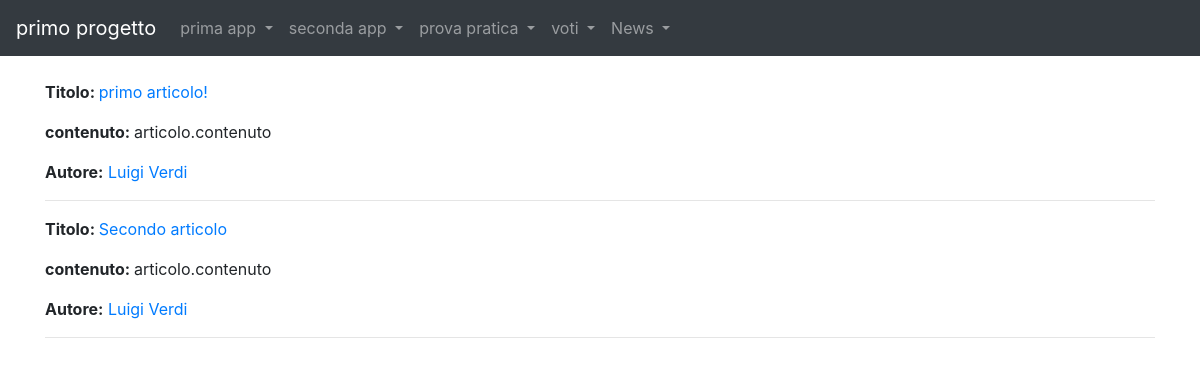
The app's page /news/giornalista/lista/ with its own data.
### news/models.py (models this page shows, shortened)
class Articolo(models.Model):
    titolo=models.CharField(max_length=100)
    contenuto=models.TextField()
    giornalista=models.ForeignKey(Giornalista,on_delete=models.CASCADE,related_name="articoli")
    visualizzazioni=models.CharField(max_length=1000)
    data=models.DateField(blank=True)
    class Meta:
        verbose_name = "Articolo"
        verbose_name_plural = "Articoli"

class Giornalista(models.Model):
    nome=models.CharField(max_length=20)
    cognome=models.CharField(max_length=20)
    anno_di_nascita=models.DateField(blank=True)
    def __str__(self):
        return self.nome + " " + self.cognome
    class Meta:
        verbose_name = "Giornalista"
        verbose_name_plural = "Giornalisti"

### news/views.py (the view)
# urls.py: path('giornalista/lista/',listaArticoli, name="lista_articoli"),
def listaArticoli(request,pk=None):
    if(pk==None):
        articoli=Articolo.objects.all()
    else:
        articoli = Articolo.objects.filter(giornalista_id=pk)
    context ={
        'articoli':articoli,
    }
    return render(request, "lista_articoli.html",context)

### news/templates/lista_articoli.html (shortened to what this page needs)
{%extends "base.html"%}
{% block content %}
{% for articolo in articoli%}
<p><strong> Titolo: </strong>
  <a href={% url 'news:articolo_detail' articolo.id %}>{{ articolo.titolo }}</a>
</p>
<p><strong>contenuto: </strong>
articolo.contenuto
</p>
<p><strong>Autore:</strong>
<a href={% url 'news:giornalista_detail' articolo.giornalista.id %}>{{ articolo.giornalista }}</a>
</p>
<hr>
{%endfor%}
{%endblock content%}

### records on screen
Articolo: titolo "primo articolo!", giornalista "Luigi Verdi"
Articolo: titolo "Secondo articolo", giornalista "Luigi Verdi"
